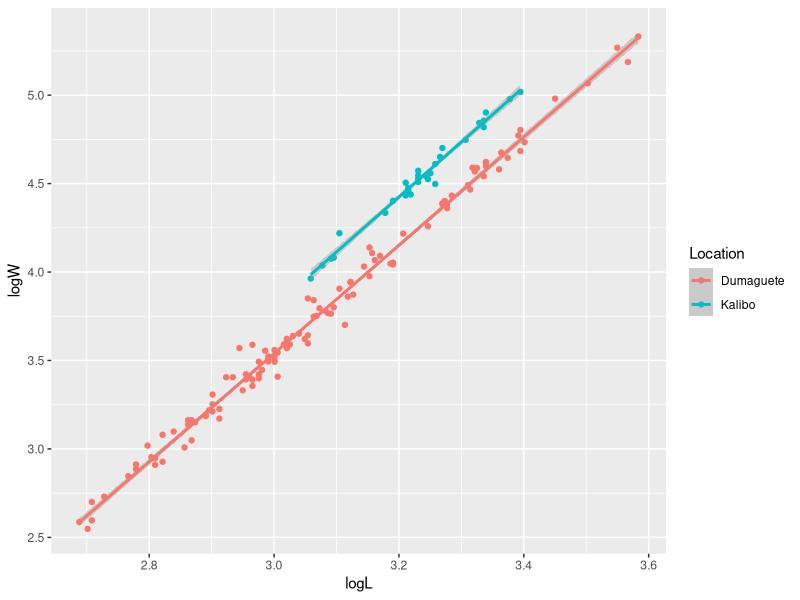
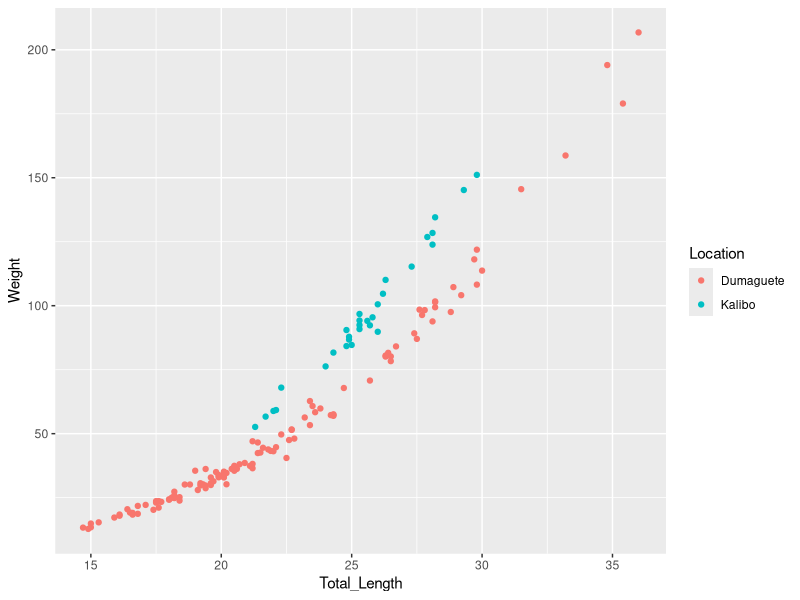
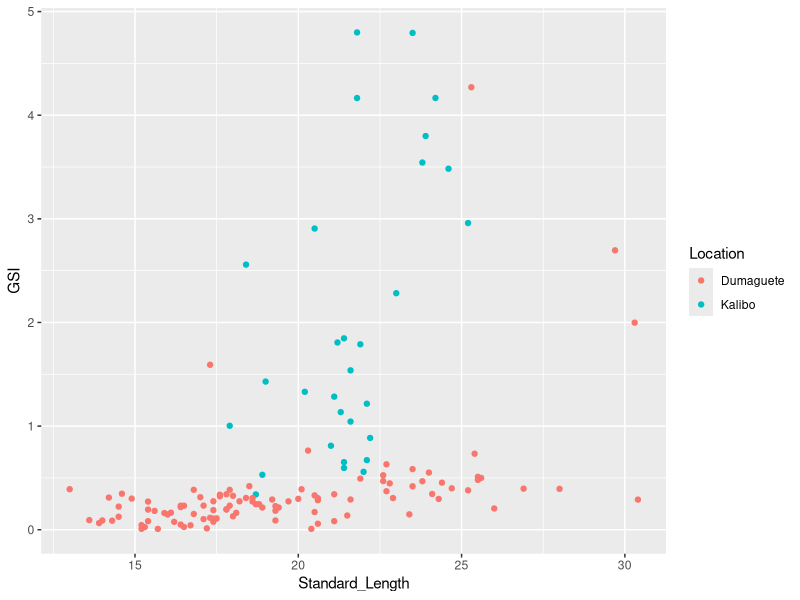
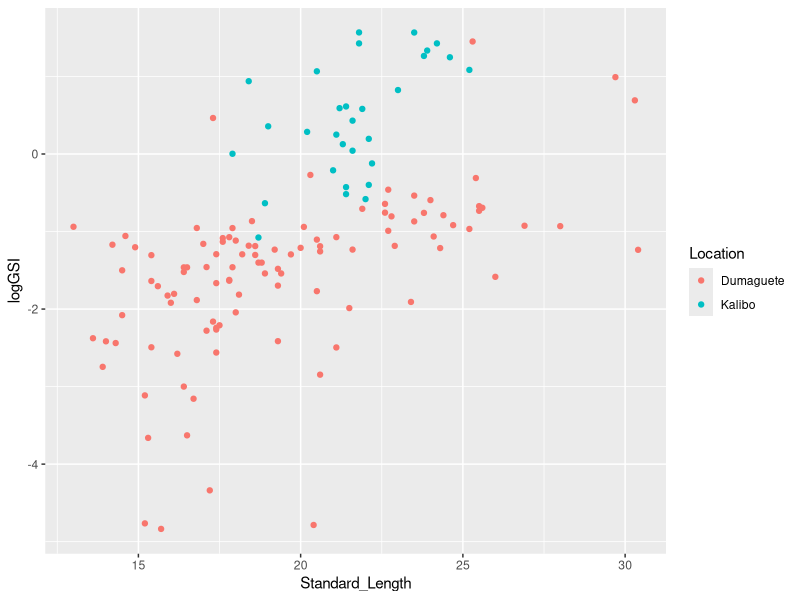

Reproduce these figures in R, in order.
######Setup#####
setwd("/Users/admir/Downloads/S.obtusata_Project")
Packages <- c("tidyverse")
invisible(suppressPackageStartupMessages(lapply(Packages,library,character.only = TRUE)))

######Load files needed#####
Obtusata_1 <- read.csv("AC_Sphyraena_obtusata_Dat_for_R.csv")
Obtusata_2 <- read.csv("Sphyraena_obtusata_KAL.csv")
colnames(Obtusata_1) <- c("Specimen_ID","Species","Location","Site","Date","Total_Length",
                            "Standard_Length","Weight","Gonad_Weight")
colnames(Obtusata_2) <- c("Specimen_ID","Species","Location","Site","Date","Total_Length",
                          "Standard_Length","Weight","Gonad_Weight")

#####Join Dumaguete and Kalibo dataframes#####

#using merge
Obtusata_full <- merge(Obtusata_1, Obtusata_2, by = c("Specimen_ID", "Species", "Location", "Site", "Date",
                                                      "Total_Length", "Standard_Length", "Weight", "Gonad_Weight"), all = TRUE)

######Calculating LWR#####

#remove NAs from weight and total length
Obtusata_full_LWR <- subset(Obtusata_full, !is.na(Weight) & !is.na(Total_Length))

#log-transform L and W
Obtusata_full_LWR$logL <- log(Obtusata_full_LWR$Total_Length)
Obtusata_full_LWR$logW <- log(Obtusata_full_LWR$Weight)

#create linear model with log-transformed W and L
full_lm_lLlW <- lm(logW~logL, data = Obtusata_full_LWR)
full_lm_lLlW
summary(full_lm_lLlW)

#plot model
Obtusata_full_logLW_plot <- ggplot(data = Obtusata_full_LWR, aes(x = logL, y = logW, colour = Location)) +
  geom_point() + geom_smooth(method = "lm")
Obtusata_full_LW_plot <- ggplot(data = Obtusata_full_LWR, aes(x = Total_Length, y = Weight, colour = Location)) +
  geom_point()
Obtusata_full_logLW_plot
Obtusata_full_LW_plot

#####Calculating GSI#####

#remove NAs from gonad weight
Obtusata_full_GSI <- subset(Obtusata_full, !is.na(Gonad_Weight))

#GSI
Obtusata_full_GSI$GSI <- (Obtusata_full_GSI$Gonad_Weight/Obtusata_full_GSI$Weight) * 100
ggplot(data = Obtusata_full_GSI, aes(x = Standard_Length, y = GSI, colour = Location)) + 
  geom_point()

mean(Obtusata_full_GSI[["GSI"]])

Obtusata_full_GSI$logGSI <- log(Obtusata_full_GSI$GSI)
ggplot(data = Obtusata_full_GSI, aes(x = Standard_Length, y = logGSI, colour = Location)) +
  geom_point()